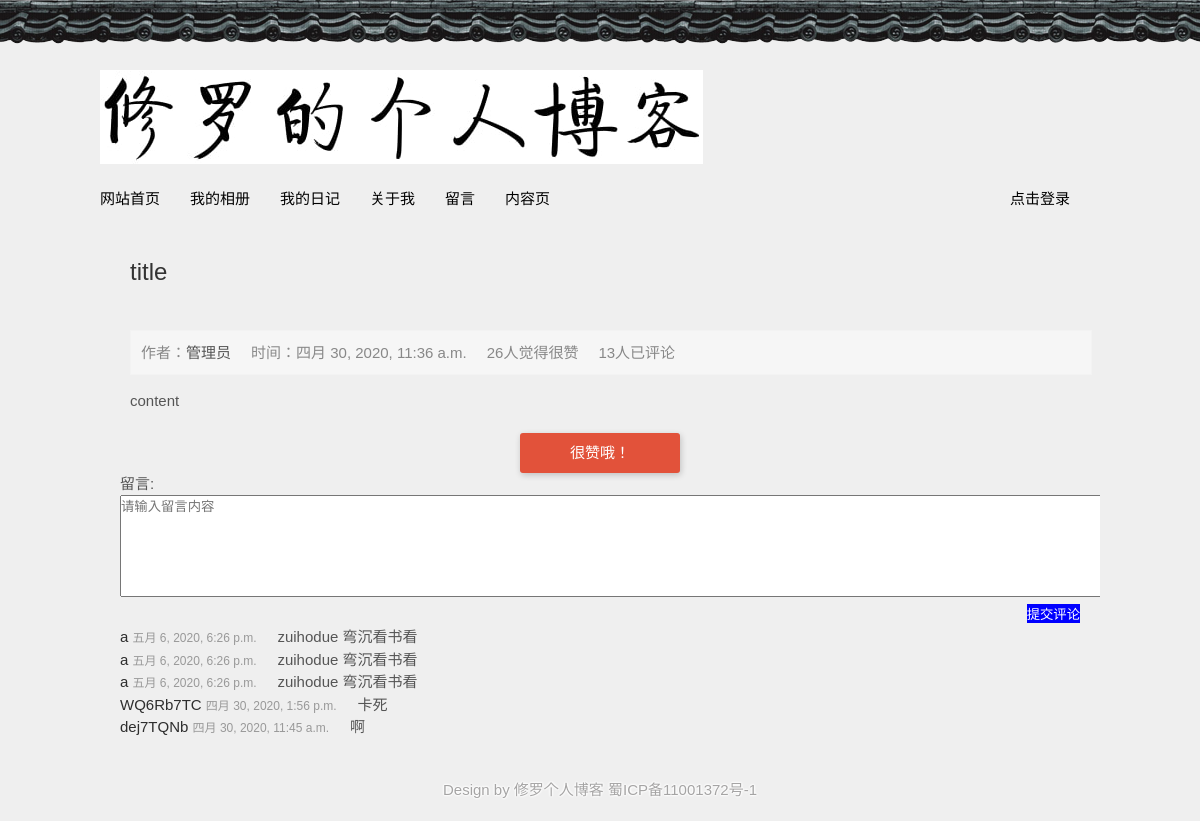
Page /artileDetail/1 on the committed database.
### user/models.py (models this page shows)
class Article(CommonModels):
    user = models.ForeignKey(MyUser, verbose_name='文章发表用户名', on_delete=models.CASCADE)
    title = models.CharField(max_length=120, help_text='文章的标题', verbose_name='文章的标题')
    content = models.TextField(help_text='文章的正文', verbose_name='文章的正文')
    reply_count = models.IntegerField(default=0, help_text='评论数', verbose_name='评论数')
    like_count = models.IntegerField(default=0, help_text='点赞数', verbose_name='点赞数')
    class Meta:
        verbose_name = 'article'
        db_table = 'article'
        indexes = [models.Index(fields=['user', 'title']), ]

class MyUser(AbstractUser):
    is_staff_choice = ((0, '职员'),
                       (1, '非职员'))
    is_super = ((0, '普通账号'),
                       (1, '超级管理员'))
    username = models.CharField(max_length=20, verbose_name='用户名',
                                unique=True,
                                help_text='Required. 50 characters or fewer. Letters, digits and @/./+/-/_ only.',
                                error_messages={
                                    'unique': "A user with that username already exists.",
                                },
                                )
    email = models.EmailField(max_length=120, verbose_name='邮箱')
    mobile = models.CharField(max_length=11, verbose_name='手机', default='')
    is_staff = models.IntegerField(choices=is_staff_choice)
    is_superuser = models.IntegerField(choices=is_super, default=0)
    is_active = models.IntegerField(default=1)
    class Meta:
        db_table = 'user'
        verbose_name = '用户信息'
        verbose_name_plural = verbose_name

class Comment(CommonModels):
    article_id = models.ForeignKey(Article, help_text='文章的id', verbose_name='文章的id', on_delete=models.CASCADE)
    reply_username = models.CharField(max_length=64, help_text='评论的用户名', verbose_name='评论的用户名')
    reply_content = models.TextField(help_text='评论内容', verbose_name='评论内容')
    class Meta:
        verbose_name = 'comment'
        db_table = 'comment'
        indexes = [models.Index(fields=['article_id', ])]

### user/views.py (the view)
# urls.py: url(r'^artileDetail/(?P<article_id>\d+)$', views.artileDetail, name='artileDetail'),
def artileDetail(request, article_id):
    qs = model.Article.objects.get(id=int(article_id))
    content_info = dict(publish_date=qs.create_at, author=qs.user, title=qs.title, content=qs.content,
                        like_count=qs.like_count, reply_count=qs.reply_count, article_id=qs.id)  # 文章的详情
    comments = searchComment(request, article_id) # 查询文章的评论用户名，评论内容，评论时间  list
    return render(request, 'detail.html', {'data': dict(comments=comments, content_info=content_info)})

### user/views.py (called while the page is built)
def searchComment(request, article_id):
    logger.info('searchComment()')
    qs = model.Comment.objects.filter(article_id=int(article_id), ).order_by('-create_at')
    temp = list()
    for comment in qs:
        temp.append(dict(created_at=comment.create_at, reply_name=comment.reply_username, reply_cont=comment.reply_content))
    return dict(detail=temp)

### user/templates/detail.html (shortened to what this page needs)
{% extends 'common.html' %}
{% load staticfiles %}
{% block detail_info %}
    <link href="{% static 'css/info.css' %}" rel="stylesheet">
    {% endblock detail_info %}
{% block index_content %}
<article>
    <div class="newsview">
        <h3 class="news_title" arid="{{ data.content_info.article_id }}">{{ data.content_info.title }}</h3>
      <div class="bloginfo news_about">
        <ul>
          <li class="author">作者：<a href="/">{{ data.content_info.author }}</a></li>
          <li class="timer">时间：{{ data.content_info.publish_date }}</li>
          <li class="view">{{ data.content_info.like_count }}人觉得很赞</li>
          <li class="view">{{ data.content_info.reply_count }}人已评论</li>
        </ul>
      </div>
      <div class="news_con"> {% autoescape off %} {{ data.content_info.content }}{% endautoescape  %} </div>
    </div>
    <div class="share">
      <p class="diggit" >
          <span href="javascript:;" id="addLikes" onclick="addLike(this)"> 很赞哦！ </span>
      </p>
        <div class="comment">
            <form name="myform" method="post" id="addComment">
              留言:<br>
              <textarea id="cont" rows="5" required wrap="hard" placeholder="请输入留言内容" name="message"
                        style="width:1500px;height:100px;resize:none;"></textarea>
                <input style="float: right;background-color: blue;color:white;border: None" type="button"
                       value="提交评论" onclick="comment_submit(this)">
            </form>
        </div>
        <div class="commentArea">
            <ul class="comment-list"><li class="comment-line-box d-flex" data-commentid="7816495" data-replyname="Lan_zion">
                <div class="right-box">
                <div class="new-info-box clearfix">
                    <br>
                    {% for c in data.comments.detail %}
                        <span class="name" style="color: #2e2e2e;">{{ c.reply_name }}  </span>
                        <span class="date" title="2018-04-12 10:59:49" style="color:#999;font-size: 12px">{{ c.created_at }}</span>
                        <span class="new-comment" style="display:inline-block;margin-top:0px">&nbsp;&nbsp;&nbsp;&nbsp;{{ c.reply_cont }}</span><br>
                    {% endfor %}
                </div></div>
            </li>
            </ul>
        </div>
    </div>
    </article>
{% endblock index_content %}

### static/css/base.css (style rules this page uses)
* { margin: 0; padding: 0 }
body { font: 15px "Microsoft YaHei", Arial, Helvetica, sans-serif; color: #555; background:url(../images/menu_bg.png) repeat-x #efefef; line-height: 1.5; }
ul, li { list-style: none; }
a { text-decoration: none; color: #555 }
article { width: 1000px; margin: auto; overflow: hidden }

### static/css/info.css (style rules this page uses)
.newsview { padding: 0 30px }
.news_title { font-size: 24px; font-weight: normal; padding: 20px 0; color: #333; }
.bloginfo { width:100%; overflow:hidden }
.bloginfo li { float:left; margin-right:20px }
.news_about { color: #888888; border: 1px solid #F3F3F3; padding: 10px; margin: 20px auto 15px auto; line-height: 23px; background: none repeat 0 0 #F6F6F6; }
.share { padding: 20px; }
.diggit { width: 160px; margin: auto; background: #E2523A; color: #fff; box-shadow: 1px 2px 6px 0px rgba(0,0,0,.2); border-radius: 3px; line-height: 40px; text-align: center; }

### rows in the picture
Article: content_info "title", content_info.publish_date "四月 30, 2020, 11:36 a.m.", content_info.content "content"
MyUser: content_info.author "管理员"
Comment: created_at "五月 6, 2020, 6:26 p.m.", reply_cont "zuihodue 弯沉看书看"
Comment: created_at "五月 6, 2020, 6:26 p.m.", reply_cont "zuihodue 弯沉看书看"
Comment: created_at "五月 6, 2020, 6:26 p.m.", reply_cont "zuihodue 弯沉看书看"
Comment: reply_name "WQ6Rb7TC", created_at "四月 30, 2020, 1:56 p.m.", reply_cont "卡死"
Comment: reply_name "dej7TQNb", created_at "四月 30, 2020, 11:45 a.m."

### other values in the picture
{{ data.content_info.like_count }} "26"
{{ data.content_info.reply_count }} "13"
{{ c.reply_name }} "a" "a" "a"
{{ c.reply_cont }} "啊"
